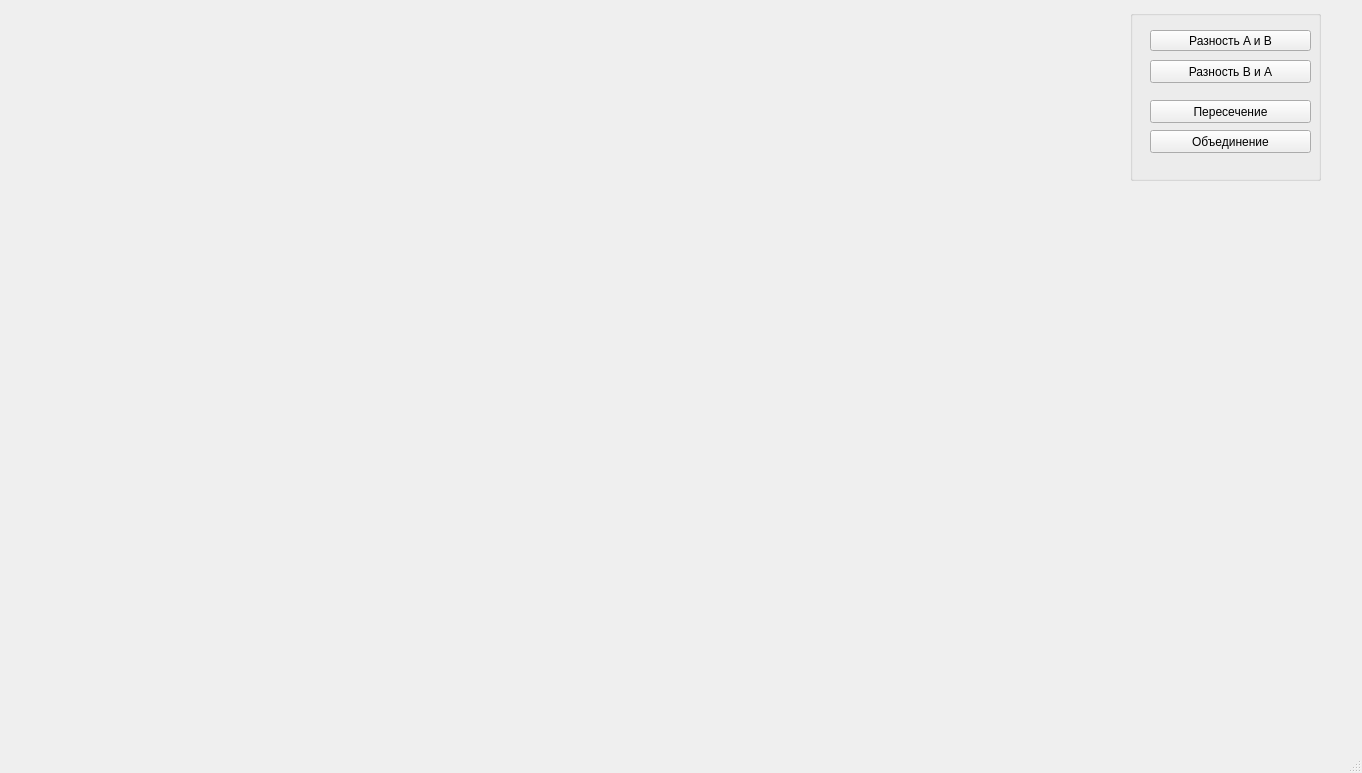
<?xml version="1.0" encoding="UTF-8"?>
<ui version="4.0">
 <class>MainWindow</class>
 <widget class="QMainWindow" name="MainWindow">
  <property name="geometry">
   <rect>
    <x>0</x>
    <y>0</y>
    <width>1362</width>
    <height>773</height>
   </rect>
  </property>
  <property name="windowTitle">
   <string>MainWindow</string>
  </property>
  <widget class="QWidget" name="centralwidget">
   <widget class="DrawWidget" name="draw_widget" native="true">
    <property name="geometry">
     <rect>
      <x>9</x>
      <y>9</y>
      <width>981</width>
      <height>704</height>
     </rect>
    </property>
   </widget>
   <widget class="QGroupBox" name="groupBox">
    <property name="geometry">
     <rect>
      <x>1130</x>
      <y>10</y>
      <width>191</width>
      <height>171</height>
     </rect>
    </property>
    <property name="title">
     <string/>
    </property>
    <widget class="QPushButton" name="pushButton_1">
     <property name="geometry">
      <rect>
       <x>20</x>
       <y>20</y>
       <width>161</width>
       <height>21</height>
      </rect>
     </property>
     <property name="text">
      <string>Разность A и B</string>
     </property>
    </widget>
    <widget class="QPushButton" name="pushButton_2">
     <property name="geometry">
      <rect>
       <x>20</x>
       <y>50</y>
       <width>161</width>
       <height>23</height>
      </rect>
     </property>
     <property name="text">
      <string>Разность B и A</string>
     </property>
    </widget>
    <widget class="QPushButton" name="pushButton_3">
     <property name="geometry">
      <rect>
       <x>20</x>
       <y>120</y>
       <width>161</width>
       <height>23</height>
      </rect>
     </property>
     <property name="text">
      <string>Объединение</string>
     </property>
    </widget>
    <widget class="QPushButton" name="pushButton">
     <property name="geometry">
      <rect>
       <x>20</x>
       <y>90</y>
       <width>161</width>
       <height>23</height>
      </rect>
     </property>
     <property name="text">
      <string>Пересечение</string>
     </property>
    </widget>
   </widget>
  </widget>
  <widget class="QMenuBar" name="menubar">
   <property name="geometry">
    <rect>
     <x>0</x>
     <y>0</y>
     <width>1362</width>
     <height>21</height>
    </rect>
   </property>
  </widget>
  <widget class="QStatusBar" name="statusbar"/>
 </widget>
 <customwidgets>
  <customwidget>
   <class>DrawWidget</class>
   <extends>QWidget</extends>
   <header location="global">drawwidget.h</header>
   <container>1</container>
  </customwidget>
 </customwidgets>
 <resources/>
 <connections/>
</ui>
